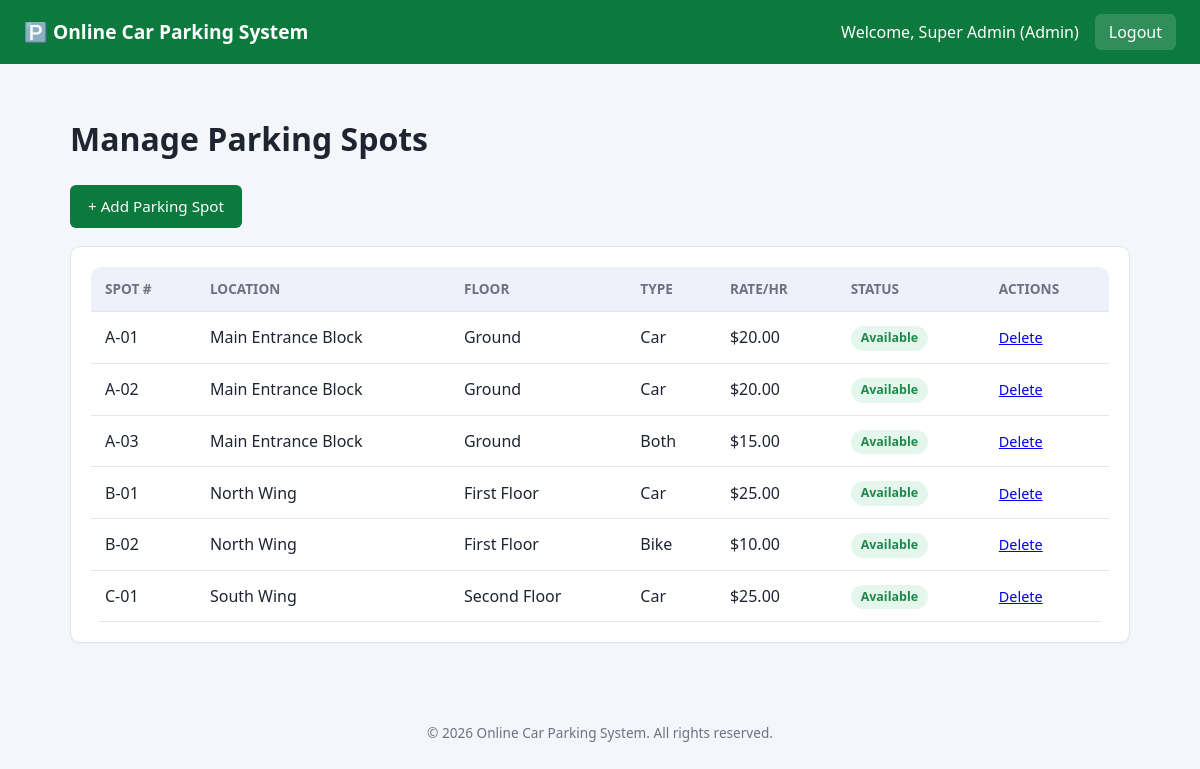
The page /admin/manage_spots.php (signed in) on the database its author committed.
### tables this page shows
CREATE TABLE parking_spots (
    spot_id INT AUTO_INCREMENT PRIMARY KEY,
    spot_number VARCHAR(20) NOT NULL UNIQUE,
    location VARCHAR(150) NOT NULL,
    floor_level VARCHAR(20) DEFAULT 'Ground',
    vehicle_type ENUM('car','bike','both') DEFAULT 'car',
    rate_per_hour DECIMAL(6,2) DEFAULT 20.00,
    status ENUM('available','booked','occupied') DEFAULT 'available',
    created_at TIMESTAMP DEFAULT CURRENT_TIMESTAMP
);

### admin/manage_spots.php (the view, shortened to what this page needs)
<?php
require_once '../config/db.php';
require_once '../includes/functions.php';
$spots = $conn->query("SELECT * FROM parking_spots ORDER BY spot_number");
$asset_path = "../";
include '../includes/header.php';
?>
<h1>Manage Parking Spots</h1>
<a class="btn" href="add_spot.php">+ Add Parking Spot</a>
<div class="card" style="margin-top:18px;">
<table>
<tr><th>Spot #</th><th>Location</th><th>Floor</th><th>Type</th><th>Rate/hr</th><th>Status</th><th>Actions</th></tr>
<?php while ($s = $spots->fetch_assoc()): ?>
<tr>
    <td><?php echo htmlspecialchars($s['spot_number']); ?></td>
    <td><?php echo htmlspecialchars($s['location']); ?></td>
    <td><?php echo htmlspecialchars($s['floor_level']); ?></td>
    <td><?php echo ucfirst($s['vehicle_type']); ?></td>
    <td>$<?php echo number_format($s['rate_per_hour'], 2); ?></td>
    <td><?php echo status_badge($s['status']); ?></td>
    <td class="action-links">
        <?php if ($s['status'] === 'available'): ?>
            <a class="confirm-action" data-confirm="Delete this parking spot?" href="?action=delete&id=<?php echo $s['spot_id']; ?>">Delete</a>
        <?php else: ?>
            <a class="confirm-action" data-confirm="Force-reset this spot to available? Use this only if a booking is stuck." href="?action=force_available&id=<?php echo $s['spot_id']; ?>">Force Available</a>
        <?php endif; ?>
    </td>
</tr>
<?php endwhile; ?>
</table>
</div>
<?php include '../includes/footer.php'; ?>

### includes/header.php (shortened to what this page needs)
<!DOCTYPE html>
<html lang="en">
<head>
<link rel="stylesheet" href="<?php echo isset($asset_path) ? $asset_path : ''; ?>assets/css/style.css">
</head>
<body>
<header class="navbar">
    <div class="navbar-brand">🅿️ Online Car Parking System</div>
    <nav>
        <?php if (isset($_SESSION['admin_id'])): ?>
            <span>Welcome, <?php echo htmlspecialchars($_SESSION['admin_name']); ?> (Admin)</span>
            <a href="<?php echo isset($asset_path) ? $asset_path : ''; ?>admin/logout.php">Logout</a>
        <?php elseif (isset($_SESSION['user_id'])): ?>
            <span>Welcome, <?php echo htmlspecialchars($_SESSION['user_name']); ?></span>
            <a href="<?php echo isset($asset_path) ? $asset_path : ''; ?>user/logout.php">Logout</a>
        <?php endif; ?>
    </nav>
</header>
<main class="container">

### includes/functions.php (shortened to what this page needs)
<?php
function status_badge($status) {
    $map = [
        'available' => 'badge-available',
        'booked'    => 'badge-booked',
        'occupied'  => 'badge-occupied',
        'parked'    => 'badge-occupied',
        'exited'    => 'badge-exited',
        'completed' => 'badge-available',
        'active'    => 'badge-available',
        'blocked'   => 'badge-occupied',
        'cancelled' => 'badge-exited',
    ];
    $class = $map[$status] ?? 'badge-booked';
    return '<span class="badge ' . $class . '">' . ucfirst($status) . '</span>';
}
?>

### includes/footer.php (shortened to what this page needs)
</main>
<footer class="footer">
    <p>&copy; <?php echo date('Y'); ?> Online Car Parking System. All rights reserved.</p>
</footer>
</body>
</html>

### assets/css/style.css (style rules this page uses)
:root { --primary: #0b7a3c; --primary-dark: #075c2c; --bg: #f4f6fb; --card-bg: #ffffff; --text: #1e2430; --muted: #6b7280; --success: #1c8a4b; --warning: #b8860b; --danger: #c0392b; --border: #e2e6ee; --radius: 10px; }
* { box-sizing: border-box; }
body { margin: 0; font-family: 'Segoe UI', Roboto, Arial, sans-serif; background: var(--bg); color: var(--text); line-height: 1.5; }
.navbar { background: var(--primary); color: #fff; padding: 14px 24px; display: flex; justify-content: space-between; align-items: center; flex-wrap: wrap; }
.navbar-brand { font-weight: 700; font-size: 1.2rem; }
.navbar nav { display: flex; align-items: center; gap: 16px; }
.navbar nav a { color: #fff; text-decoration: none; background: rgba(255,255,255,0.15); padding: 6px 14px; border-radius: 6px; }
.container { max-width: 1100px; margin: 0 auto; padding: 30px 20px; min-height: 70vh; }
.footer { text-align: center; padding: 16px; color: var(--muted); font-size: 0.85rem; }
h1, h2, h3 { color: var(--text); }
.card { background: var(--card-bg); border: 1px solid var(--border); border-radius: var(--radius); padding: 20px; margin-bottom: 20px; box-shadow: 0 1px 3px rgba(0,0,0,0.04); }
button, .btn { background: var(--primary); color: #fff; border: none; padding: 10px 18px; border-radius: 6px; cursor: pointer; font-size: 0.95rem; text-decoration: none; display: inline-block; text-align: center; }
table { width: 100%; border-collapse: collapse; background: var(--card-bg); border-radius: var(--radius); overflow: hidden; }
th, td { text-align: left; padding: 12px 14px; border-bottom: 1px solid var(--border); }
th { background: #eef1fa; font-size: 0.85rem; text-transform: uppercase; color: var(--muted); }
.badge { display: inline-block; padding: 3px 10px; border-radius: 20px; font-size: 0.78rem; font-weight: 600; }
.badge-available { background: #e5f6ec; color: var(--success); }
.action-links a { margin-right: 10px; font-size: 0.9rem; }

### rows shown on the page
parking_spots: spot_number "A-01", location "Main Entrance Block", floor_level "Ground", vehicle_type "Car", rate_per_hour "20.00", status "Available"
parking_spots: spot_number "A-02", location "Main Entrance Block", floor_level "Ground", vehicle_type "Car", rate_per_hour "20.00", status "Available"
parking_spots: spot_number "A-03", location "Main Entrance Block", floor_level "Ground", vehicle_type "Both", rate_per_hour "15.00", status "Available"
parking_spots: spot_number "B-01", location "North Wing", floor_level "First Floor", vehicle_type "Car", rate_per_hour "25.00", status "Available"
parking_spots: spot_number "B-02", location "North Wing", floor_level "First Floor", vehicle_type "Bike", rate_per_hour "10.00", status "Available"
parking_spots: spot_number "C-01", location "South Wing", floor_level "Second Floor", vehicle_type "Car", rate_per_hour "25.00", status "Available"

### other values the page prints
$_SESSION['admin_name'] "Super Admin"
